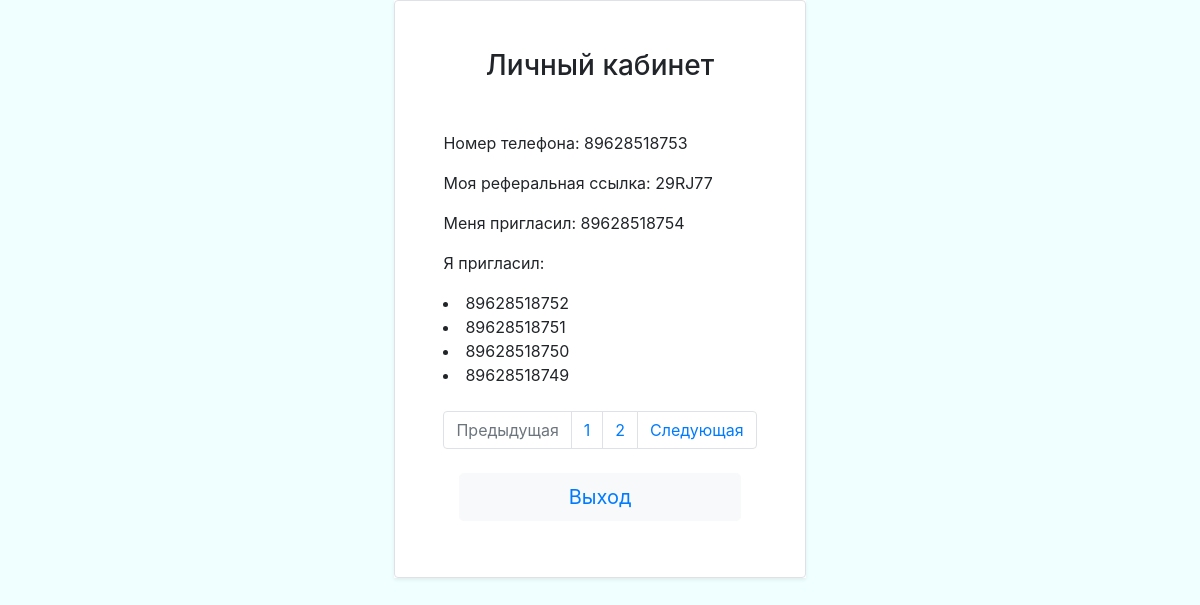
Screenshot of /profile/ (signed in) with the database file from the repository.
### accounts/models.py (models this page shows, shortened)
class CustomeUser(AbstractBaseUser, PermissionsMixin):
    phone_regex = RegexValidator(
        regex=r'^[8]\d{10}$',
        message='Введите допустимое значение')
    phone_number = models.CharField(verbose_name='номер телефона',
                                    validators=[phone_regex],
                                    max_length=11, unique=True)
    invite_code = models.CharField(
        max_length=6, default=invite_generator,
        unique=True, verbose_name='инвайт код'
    )
    password_phone = models.CharField(max_length=4,
                                      verbose_name='одноразовый пароль',
                                      null=True)
    is_staff = models.BooleanField(default=False)
    is_superuser = models.BooleanField(default=False)
    created = models.DateTimeField(auto_now_add=True)
    USERNAME_FIELD = 'phone_number'
    REQUIRED_FIELDS = []
    objects = UserManager()
    class Meta:
        verbose_name = 'пользователь'
        verbose_name_plural = 'пользователи'

### referral/models.py (models this page shows, shortened)
class ReferralUser(models.Model):
    i_invited = models.ForeignKey(CustomeUser,
                                  on_delete=models.CASCADE,
                                  blank=True,
                                  verbose_name='меня пригласил',
                                  related_name='referred') #человек который меня пригласил
    he_invited_me = models.ForeignKey(CustomeUser,
                                      on_delete=models.CASCADE,
                                      blank=True,
                                      verbose_name='я пригласил',
                                      related_name='referrer') #человек которых я пригласил
    class Meta:
        verbose_name_plural = 'реферальная ссылка'

### accounts/views.py (the view)
# urls.py: path('profile/', profile_view, name='profile'),
@login_required
def profile_view(request):
    form = UserProfileForm(request.POST or None)
    user = CustomeUser.objects.get(phone_number=request.user)
    referred = user.referred.select_related('he_invited_me').first()
    referrer = user.referrer.select_related('i_invited').filter(he_invited_me=request.user).order_by('id')
    paginator = Paginator(referrer, 4)
    page_number = request.GET.get('page')
    page_obj = paginator.get_page(page_number)
    context = {'form': form,
               'referrer': referrer,
               'he_invited_me': referred,
               'referral': page_obj}
    return render(request, 'accounts/profile.html', context)

### accounts/templates/accounts/profile.html (shortened to what this page needs)
{% extends 'accounts/base.html' %}
{% load crispy_forms_tags %}
{% block content %}
    <div class="container-fluid d-flex h-100 justify-content-center align-items-center p-0">
        <div class="row bg-white shadow-sm">
            <div class="col border rounded p-5">
                <h3 class="text-center mb-5">Личный кабинет</h3>
                <form  action="{% url 'accounts:invite' %}" method="post" id="profileForm">
                    <div>
                        <p>Номер телефона: {{ user.phone_number }}</p>
                    </div>
                    <div>
                        <p>Моя реферальная ссылка: {{ user.invite_code }}</p>
                    </div>
                    <div>
                        {% if he_invited_me %}
                            <p>Меня пригласил: {{ he_invited_me.he_invited_me }}</p>
                        {% else %}
                            <div class="form-group">
                                <label for="{{ form.invite_code.id_for_label }}">Инвайт-код:</label>
                                {{ form.invite_code }}
                            </div>
                        {% endif %}
                    </div>
                    <div>
                        <p>Я пригласил:</p>
                        {% for referral in referral %}
                          <li>{{ referral.i_invited }}</li>
                        {% endfor %}<br>
                        {% include 'accounts/paginator.html' %}
                    </div>
                    <div class="navbar">
                        <button type="submit" class="btn btn-light btn-lg btn-block">
                          <a href="{% url 'accounts:logout' %}">Выход</a>
                        </button>
                    </div>
                </form>
            </div>
        </div>
    </div>
{% endblock content %}

### accounts/templates/accounts/base.html (shortened to what this page needs)
<!doctype html>
<html lang="en">
  <head>
    <link rel="stylesheet" href="https://cdn.jsdelivr.net/npm/bootstrap@4.5.3/dist/css/bootstrap.min.css">
  </head>
  <body>
        <main>
            <div class="container">
                {% block content %}{% endblock content %}
            </div>
        </main>
  </body>
</html>

### accounts/templates/accounts/paginator.html
<nav aria-label="Page navigation example">
    <ul class="pagination justify-content-center">
        <li class="page-item {% if not referral.has_previous %} disabled {% endif %}">
            <a class="page-link"
               href="{% if referral.has_previous %}?page={{ referral.previous_page_number }}{% else %} # {% endif %}"
               tabindex="-1" aria-disabled="true">Предыдущая</a>
        </li>
        {% for page in referral.paginator.page_range %}
            <li class="page-item">
                <a class="page-link" href="?page={{ page }}">
                    {{ page }}
                </a>
            </li>
        {% endfor %}
        <li class="page-item {% if not referral.has_next %} disabled {% endif %}">
            <a class="page-link"
               href="{% if referral.has_next %}?page={{ referral.next_page_number }}{% else %} # {% endif %}">Следующая</a>
        </li>
    </ul>
</nav>

### accounts/templates/accounts/base.html (style rules this page uses)
html, body { height: 100%; }
body { background-color: azure; }

### rows the page displays
CustomeUser: phone_number "89628518753", invite_code "29RJ77"
ReferralUser: he_invited_me "89628518754"
ReferralUser: i_invited "89628518752"
ReferralUser: i_invited "89628518751"
ReferralUser: i_invited "89628518750"
ReferralUser: i_invited "89628518749"

### other values shown
{{ page }} "1" "2"
